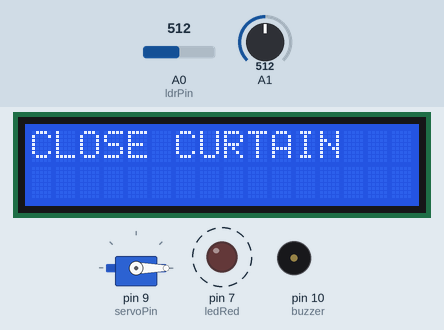
Recording of a sketch running on a simulated Arduino Uno, built with avr-gcc and run on an emulated ATmega328P. Shown: servo, 16×2 character LCD, output pins drawn as LEDs (lit = HIGH), buzzer (waves = sounding, pin HIGH). Dashed ring = blinking. The test bench sets the inputs (shaded band); at power-on: A1 = 512, A0 (ldrPin) = 512. What the sketch prints to the serial monitor is not drawn.

Above: at 1.38 s.
1.7 s: A1 set to 500
At 4.9 s:
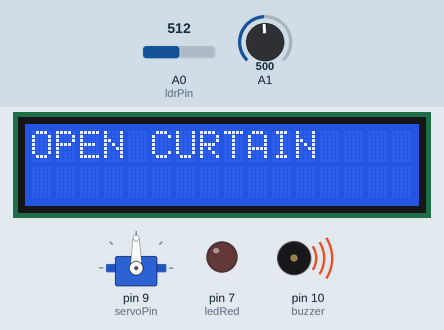
5.1 s: A0 (ldrPin) set to 493
At 8.9 s:
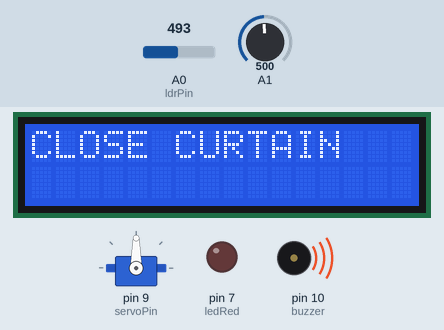
9.2 s: A0 (ldrPin) set to 510
At 10.83 s:
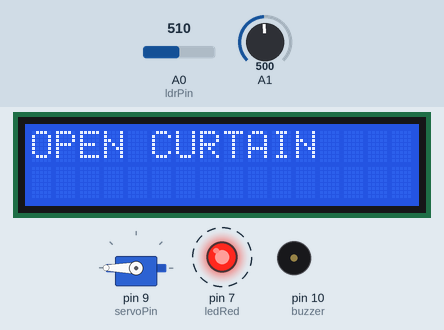
13.4 s: A0 (ldrPin) set to 490
At 15.05 s:
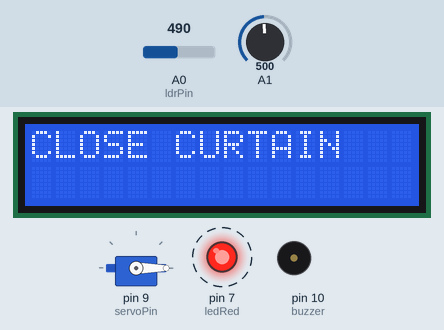
Timing chart, 0 to 17.7 s (numbered marks = the images above; inputs shaded):
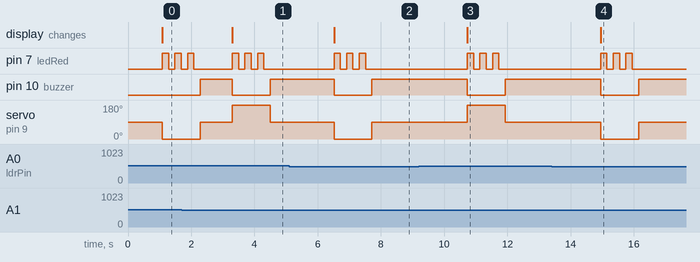

The sketch:

Arduinoproj.ino
```cpp
#include <Wire.h>
#include <Servo.h>
#include <LiquidCrystal_I2C.h>


int ledRed = 7;
int servoPin = 9;
int buzzer = 10;
int ldrPin = A0;

int lightSensorValue = 0;
int lightMaxvalue=500;
int ldrValue = 0;
bool open =false;
bool close = false;

LiquidCrystal_I2C lcd(0x27, 16, 2);
Servo servo;


void setup() {
  Serial.begin(9600);
  pinMode(ledRed, OUTPUT);
  pinMode(buzzer, OUTPUT);
  pinMode(ldrPin, INPUT);
  servo.attach(servoPin);
  lcd.init();
  lcd.clear();
  lcd.backlight();

}


void loop() {
  int sensorValue = analogRead(A1);
  lightMaxvalue=sensorValue;
  Serial.println(lightMaxvalue);
    lightSensorValue = analogRead(ldrPin);
    Serial.print("Light Sensor Value: ");
    Serial.println(lightSensorValue);
    delay(1000);
    // Check the light value
    if (lightSensorValue > lightMaxvalue) {
      if (open==false) {
      // Display "OPEN" on LCD
      lcd.clear();
      lcd.setCursor(0, 0);
      lcd.print("OPEN CURTAIN");
      Serial.print("OPEN CURTAIN");
       // Turn servo to open position
      servo.write(180);
        for (int i = 0; i < 3; i++) {
          // Make buzzer sound
          digitalWrite(buzzer, LOW);
          digitalWrite(ledRed, HIGH);
          delay(200);
          digitalWrite(ledRed, LOW);
          delay(200);
        }
         servo.write(90);
        digitalWrite(buzzer, HIGH);
        open=true;
        close=false;
      }
    } else {
      if (close==false) {
      // Display "CLOSED" on LCD and turn off LED
      lcd.clear();
      lcd.setCursor(0, 0);
      lcd.print("CLOSE CURTAIN");
      Serial.print("CLOSE CURTAIN");
         // Turn servo to close position
        servo.write(0);
        for (int i = 0; i < 3; i++) {
           // Make buzzer sound
         digitalWrite(buzzer, LOW);
          digitalWrite(ledRed, HIGH);
          delay(200);
          digitalWrite(ledRed, LOW);
          delay(200);
        }
        servo.write(90);
        digitalWrite(buzzer, HIGH);
        close=true;
        open=false;
      }
    }


}
```

Measured:
- the behaviour switches between 512 and 511 on A1 (found by bisection; images 0 and 1)
- the behaviour switches between 501 and 500 on A0 (ldrPin) (found by bisection; images 1 and 2)
- after the input at 1.7 s, the display: changes after 1.6 s (image 1)
- after the input at 5.1 s, pin 7 (ledRed): alternates HIGH for 0.20 s and LOW for 0.20 s, 6 changes in all, then stays LOW, starting after 1.4 s; pin 10 (buzzer): HIGH → LOW after 1.4 s, → HIGH 1.2 s later; servo on pin 9 (servoPin): 90° → 0° after 1.4 s, → 90° 1.2 s later; the display: changes after 1.4 s (image 2)
- after the input at 9.2 s, pin 7 (ledRed): alternates HIGH for 0.20 s and LOW for 0.20 s, 6 changes in all, then stays LOW, starting after 1.5 s; pin 10 (buzzer): HIGH → LOW after 1.5 s, → HIGH 1.2 s later; servo on pin 9 (servoPin): 90° → 180° after 1.5 s, → 90° 1.2 s later; the display: changes after 1.5 s (image 3)
- after the input at 13.4 s, pin 7 (ledRed): alternates HIGH for 0.20 s and LOW for 0.20 s, 6 changes in all, then stays LOW, starting after 1.6 s; pin 10 (buzzer): HIGH → LOW after 1.6 s, → HIGH 1.2 s later; servo on pin 9 (servoPin): 90° → 0° after 1.6 s, → 90° 1.2 s later; the display: changes after 1.6 s (image 4)
